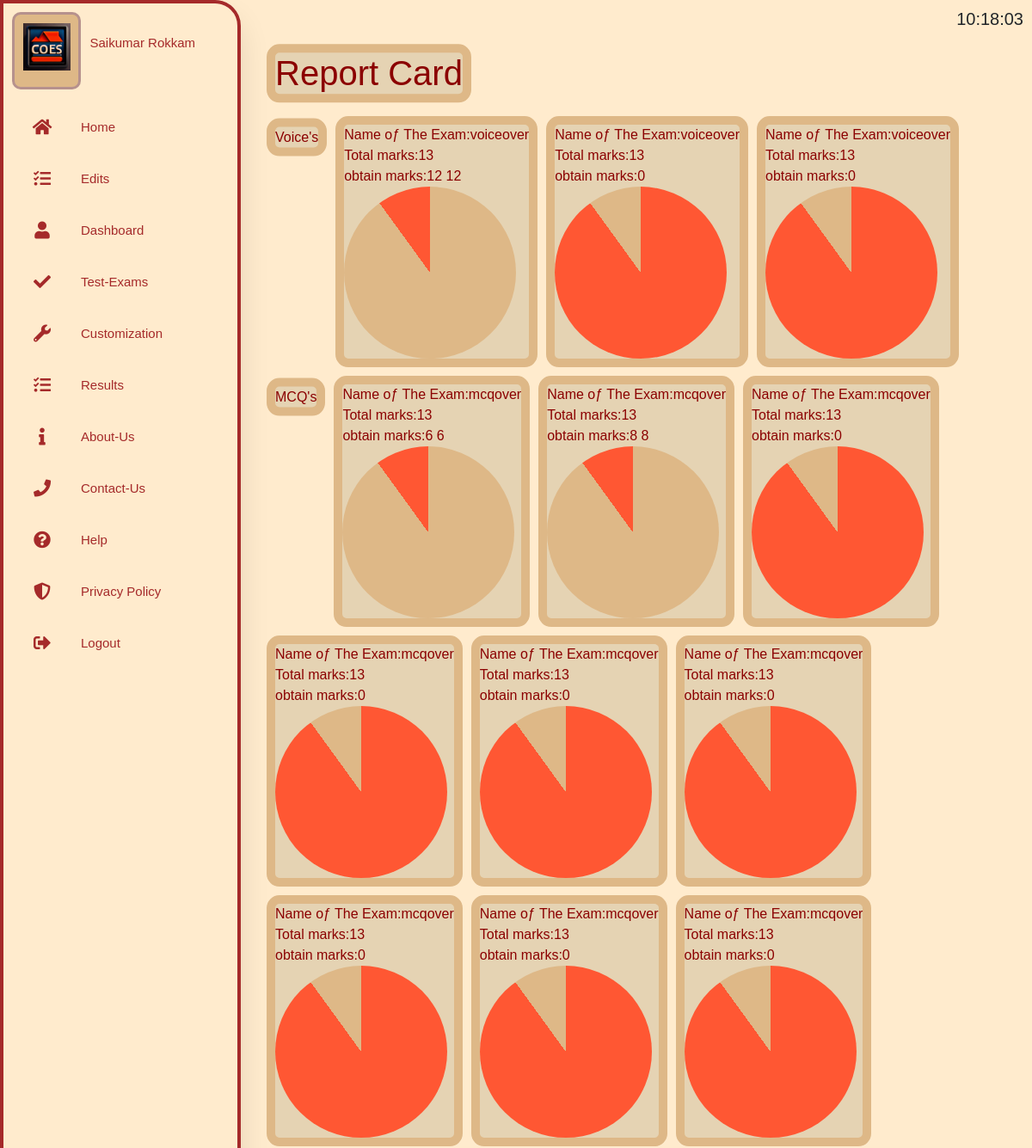
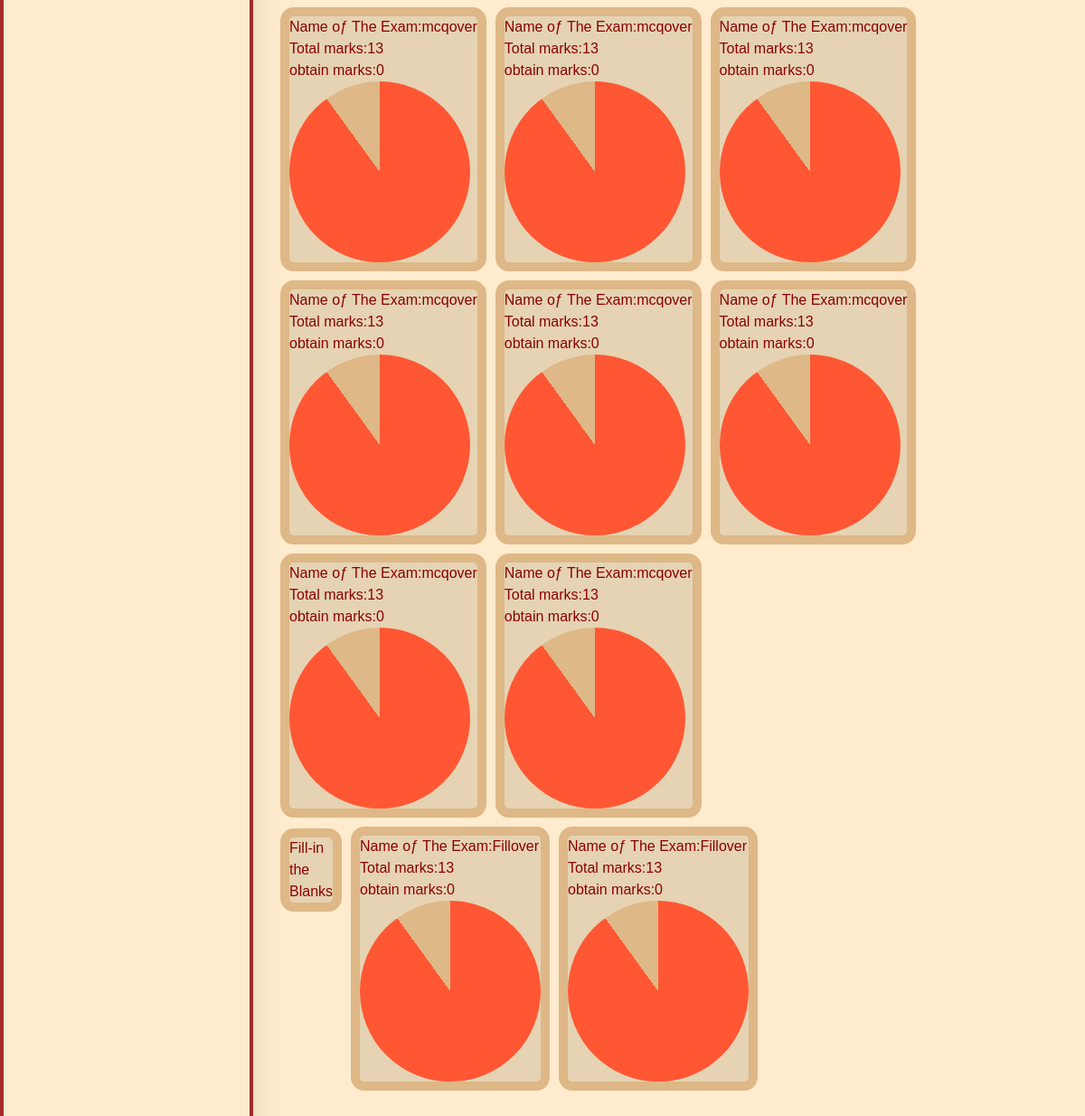
Screenshot of /result (signed in) with the database file from the repository (2 pictures, top to bottom).
### website/models.py (models this page shows)
class User(db.Model,UserMixin):
	id = db.Column(db.Integer,primary_key=True)
	email =db.Column(db.String(250),unique=True)
	types =db.Column(db.String(250),nullable=False)
	password=db.Column(db.String(500),nullable=False)
	firstname=db.Column(db.String(150),nullable=False)
	lastname=db.Column(db.String(150),nullable=False)
	status = db.relationship('logstat',back_populates="user")
	names = db.relationship("Names", back_populates="user")
	result = db.relationship("Result", back_populates="user")
	top = db.relationship("Top", back_populates="user")
	ctime = db.relationship("Ctime", back_populates="user")

class Result(db.Model):
	id=db.Column(db.Integer,primary_key=True)
	name=db.Column(db.String(200),nullable=False)
	types=db.Column(db.String(200),nullable=False)
	total = db.Column(db.Integer,nullable=False)
	marks = db.Column(db.Integer,nullable=False)
	user_id= db.Column(db.Integer, db.ForeignKey('user.id'))
	user = db.relationship("User", back_populates="result")

### website/auth.py (the view)
@auth.route('/result')
@login_required
def result():
	Mcq=Result.query.filter(Result.types=='mcq',Result.user_id==current_user.id).all()
	Mcqlen=len(Mcq)
	total_list = [item.total for item in Mcq]
	marks_list = [item.marks for item in Mcq]
	name_list=[item.name for item in Mcq]
	Voice=Result.query.filter(Result.types=='voice',Result.user_id==current_user.id).all()
	Voicelen=len(Voice)
	total_list_Vo=[item.total for item in Voice]
	marks_list_Vo=[item.marks for item in Voice]
	name_list_Vo=[item.name for item in Voice]
	Fill=Result.query.filter(Result.types=='fill',Result.user_id==current_user.id).all()
	Filllen = len(Fill)
	total_list_fill=[item.total for item in Fill]
	marks_list_fill=[item.marks for item in Fill]
	name_list_fill=[item.name for item in Fill]
	return render_template('result.html',nlv=name_list_Vo,mlv=marks_list_Vo,tlv=total_list_Vo,Mlv=Voicelen,mlf=marks_list_fill,nlf=name_list_fill,tlf=total_list_fill,Mlf=Filllen,user=current_user,Ml=Mcqlen,tl=total_list,ml=marks_list,nl=name_list)

### website/__init__.py (called while the page is built)
def  create_app():
	app = Flask(__name__,static_folder='static', template_folder='templates')
	app.config['SECRET_KEY']='solopop'
	app.config['SQLALCHEMY_DATABASE_URI']=f'sqlite:///{DB_NAME}'
	db.init_app(app)
	from .views import views
	from .auth import auth
	app.register_blueprint(views,url_prefix='/')
	app.register_blueprint(auth,url_prefix='/')
	from .models import User
	with app.app_context():
		db.create_all()
	login_manager = LoginManager()
	login_manager.login_view = 'auth.login'
	login_manager.init_app(app)
	@login_manager.user_loader
	def load_user(id):
		return User.query.get(int(id))
	return app

### website/templates/result.html (shortened to what this page needs)
{% extends "base.html" %}
{% block content%}
<center>
<h1 class="form1 clear">
	Report Card
</h1>
</center>
{% if Mlv and tlv and nlv and mlv %}
<div class="form1 clear">Voice's</div>
{% for i in range(Mlv) %}
	{% set omar=mlv[i] %}
	{% set les =33 %}
	{% set avr =50 %}
	{% set good =100 %}
	{% set tot=tlv[i] %}
	{% set mlves=((les/100)*tot) | int %}
	{% set mavr=((avr/100)*tot) | int %}
	{% set mgood=(good//100)*tot | int %}
	{% if omar >= 0 and omar <= mlves %}
	<div class="form3">
	Name oƒ The Exam:{{nlv[i]}}<br>
	Total marks:{{tlv[i]}}<br>
	obtain marks:{{mlv[i] }}
	<div  class="circle3" ></div>
	</div>
	{% elif omar >= mavr and omar <= mgood %}
	<div class="form1">
	Name oƒ The Exam:{{nlv[i]}}<br>
	Total marks:{{tlv[i]}}<br>
	obtain marks:{{mlv[i] }}
		{{omar}}
	<div  class="circle1" ></div>
	</div>
	{% endif %}
{% endfor %}
{% endif%}
{% if Ml and tl and nl and ml %}
<div class="form1 clear">MCQ's</div>
{% for i in range(Ml) %}
	{% set omar=ml[i] %}
	{% set les =33 %}
	{% set avr =50 %}
	{% set good =100 %}
	{% set tot=tl[i] %}
	{% set mles=((les/100)*tot) | int %}
	{% set mavr=((avr/100)*tot) | int %}
	{% set mgood=(good//100)*tot | int %}
	{% if omar >= 0 and omar <= mles %}
	<div class="form3">
	Name oƒ The Exam:{{nl[i]}}<br>
	Total marks:{{tl[i]}}<br>
	obtain marks:{{ml[i] }}
	<div  class="circle3" ></div>
	</div>
	{% elif omar >= mavr and omar <= mgood %}
	<div class="form1">
	Name oƒ The Exam:{{nl[i]}}<br>
	Total marks:{{tl[i]}}<br>
	obtain marks:{{ml[i] }}
		{{omar}}
	<div  class="circle1" ></div>
	</div>
	{% endif %}
{% endfor %}
{% endif%}
{% if Mlf and tlf and nlf and mlf %}
<div class="form1 clear">Fill-in <br>the<br>Blanks</div>
{% for i in range(Mlf) %}
	{% set omar=mlf[i] %}
	{% set les =33 %}
	{% set avr =50 %}
	{% set good =100 %}
	{% set tot=tlf[i] %}
	{% set mlfes=((les/100)*tot) | int %}
	{% set mavr=((avr/100)*tot) | int %}
	{% set mgood=(good//100)*tot | int %}
	{% if omar >= 0 and omar <= mlfes %}
	<div class="form3">
	Name oƒ The Exam:{{nlf[i]}}<br>
	Total marks:{{tlf[i]}}<br>
	obtain marks:{{mlf[i] }}
	<div  class="circle3" ></div>
	</div>
	{% endif %}
{% endfor %}
{% endif%}
{% endblock %}

### website/templates/base.html (shortened to what this page needs)
<!DOCTYPE html>
<html>
<head>
  <link rel="stylesheet" type="text/css" href="https://cdnjs.cloudflare.com/ajax/libs/font-awesome/5.15.4/css/all.min.css">
  <link
      rel="stylesheet"
      href="https://stackpath.bootstrapcdn.com/bootstrap/4.4.1/css/bootstrap.min.css"
    />
    <link
      rel="stylesheet"
      href="https://stackpath.bootstrapcdn.com/font-awesome/4.7.0/css/font-awesome.min.css"
    />
<link rel="stylesheet" type="text/css" href="{{ url_for('static', filename='css/makelogs.css') }}">
</head>
<body>
  <nav id="navas">
    <ul>
      <li>
        <a href="/" class="logob">
          <img src="{{ url_for('static', filename='/images/icon4.jpg') }}">
        <span class="nav-item">&nbsp;&nbsp;&nbsp;{{user.firstname}}&nbsp;{{user.lastname}}</span>
        </a>
      </li>
      <li><a href="/about">
        <i class="fas fa-home"></i>
        <span class="nav-item">Home</span>
      </a></li>
     {% if user.is_authenticated %}
      {% if user.types == 'tutor' %}
      <li><a href="/dashboard">
        <i class="fas fa-user"></i>
        <span class="nav-item">Dashboard</span>
      </a></li>
      <li><a href="/custom">
        <i class="fas fa-wrench"></i>
        <span class="nav-item">Customization</span>
      </a></li>
      <li><a href="/tests">
        <i class="fas fa-check"></i>
        <span class="nav-item">Test-Exams</span>
      </a></li>
      <li><a href="/result">
        <i class="fas fa-tasks"></i>
        <span class="nav-item">Results</span>
      </a></li>
      {% elif user.types == 'admin' %}
      <li><a href="/useredit">
        <i class="fas fa-tasks"></i>
        <span class="nav-item">Edits</span>
      </a></li>
      <li><a href="/dashboard">
        <i class="fas fa-user"></i>
        <span class="nav-item">Dashboard</span>
      </a></li>
      <li><a href="/tests">
        <i class="fas fa-check"></i>
        <span class="nav-item">Test-Exams</span>
      </a></li>
      <li><a href="/custom">
        <i class="fas fa-wrench"></i>
        <span class="nav-item">Customization</span>
      </a></li>
      <li><a href="/result">
        <i class="fas fa-tasks"></i>
        <span class="nav-item">Results</span>
      </a></li>
      {% endif %}
      <li><a href="/about">
        <i class="fas fa-info"></i>
        <span class="nav-item">About-Us</span>
      </a></li>
      <li><a href="/contact">
        <i class="fas fa-phone"></i>
        <span class="nav-item">Contact-Us</span>
      </a></li>
      <li><a href="/help">
        <i class="fas fa-question-circle"></i>
        <span class="nav-item">Help</span>
      </a></li>
      <li><a href="/policy">
        <i class="fas fa-shield-alt"></i>
        <span class="nav-item">Privacy Policy</span>
      </a></li>
      <li><a href="/logout" class="logout">
        <i class="fas fa-sign-out-alt"></i>
        <span class="nav-item">Logout</span>
      </a></li>
      {% endif %}
  </nav>
   {% if user.is_authenticated %}
<h5 align="right" id="current-time"></h5>
    {% endif %}
   <div class="cotainer">
    {% block content %}
    {% endblock %}
   </div>
</body>
</html>

### website/static/css/makelogs.css (style rules this page uses)
h5 { font-size: 20px; margin-right: 10px; margin-top: 10px; }
.fa-info, .fa-list-alt, .fa-shield-alt, .fa-sign-in-alt, .fa-registered, .fa-sign-out-alt, .fa-home, .fa-wrench, .fa-tasks, .fa-phone, .fa-question-circle, .fa-user, .fa-chart-bar, .fa-check, .nav-item { color:brown; transition: width 0.1s linear; border-radius: 3px; }
.cotainer { margin-left: 300px; }
* { margin: 0; padding: 0; outline: none; border: none; text-decoration: none; box-align: border-box; font-family: "poppins",sans-serif; }
body { background-color: blanchedalmond; }
nav { position: absolute; top: 0; bottom: 0; height: 120%; left: 0; background-color: blanchedalmond; width:90px; border: 5px solid burlywood ; border-top-right-radius:30px ; overflow: hidden; transition: width 0.2s linear; box-shadow: 0 20px 35px rgba(0,0,0,0.1); }
.logob { text-align: center; display: flex; margin-right: 10px; width: 80px; height: 90px; border: 3px solid #6495; border-radius: 10px; background-color: burlywood; transition: all 0.5s ease; margin: 10px 10px; }
.logob img { width: 60px; height: 55px; }
a { position: relative; color: rgb(85,83,83); font-size: 15px; display: table; width: 300px; text-decoration: none; padding: 10px; }
.fas { position: relative; width: 70px; height: 40px; top: 14px; font-size: 20px; text-align: center; }
.nav-item { position: relative; top: 12px; margin-left: 10px; }
.nav-item:hover, { font-family:Courier; }
::placeholder { color:saddlebrown; font-family: Arial; }

### website/templates/result.html (style rules this page uses)
.clear { clear: left; display: hide; }
.form1 { width: auto; height: auto; float:left; margin-left: 10px; margin-top: 10px ; color: darkred; background: #E5D3B3; border-radius: 30px; border: 10px solid burlywood; font-family: Sans-serif; transform: translate(0%,-1%); border-radius: 15px; }
.circle1 { width: 200px; height: 200px; border-radius: 50%; background: conic-gradient(burlywood 90%,#FF5733 10%); }
.form3 { width: auto; height: auto; float:left; margin-left: 10px; margin-top: 10px ; color: darkred; background: #E5D3B3; border-radius: 30px; border: 10px solid burlywood; font-family: Sans-serif; transform: translate(0%,-1%); border-radius: 15px; }
.circle3 { width: 200px; height: 200px; border-radius: 50%; background: conic-gradient(#FF5733 90%,burlywood 10%); }

### rows the page displays
User: firstname "Saikumar", lastname "Rokkam"
Result: name "voiceover"
Result: name "voiceover"
Result: name "voiceover"
Result: name "mcqover"
Result: name "mcqover"
Result: name "mcqover"
Result: name "mcqover"
Result: name "mcqover"
Result: name "mcqover"
Result: name "mcqover"
Result: name "mcqover"
Result: name "mcqover"
Result: name "mcqover"
Result: name "mcqover"
Result: name "mcqover"
Result: name "mcqover"
Result: name "mcqover"
Result: name "mcqover"
Result: name "mcqover"
Result: name "mcqover"
Result: name "Fillover"
Result: name "Fillover"

### other values shown
{{ tlv[i] }} "13"
{{ mlv[i] }} "12"
{{ omar }} "12"
{{ tlv[i] }} "13" "13"
{{ mlv[i] }} "0" "0"
{{ tl[i] }} "13" "13"
{{ ml[i] }} "6" "8"
{{ omar }} "6" "8"
{{ tl[i] }} "13" "13" "13" "13" "13" "13" "13" "13" "13" "13" "13" "13" "13" "13" "13"
{{ ml[i] }} "0" "0" "0" "0" "0" "0" "0" "0" "0" "0" "0" "0" "0" "0" "0"
{{ tlf[i] }} "13" "13"
{{ mlf[i] }} "0" "0"
